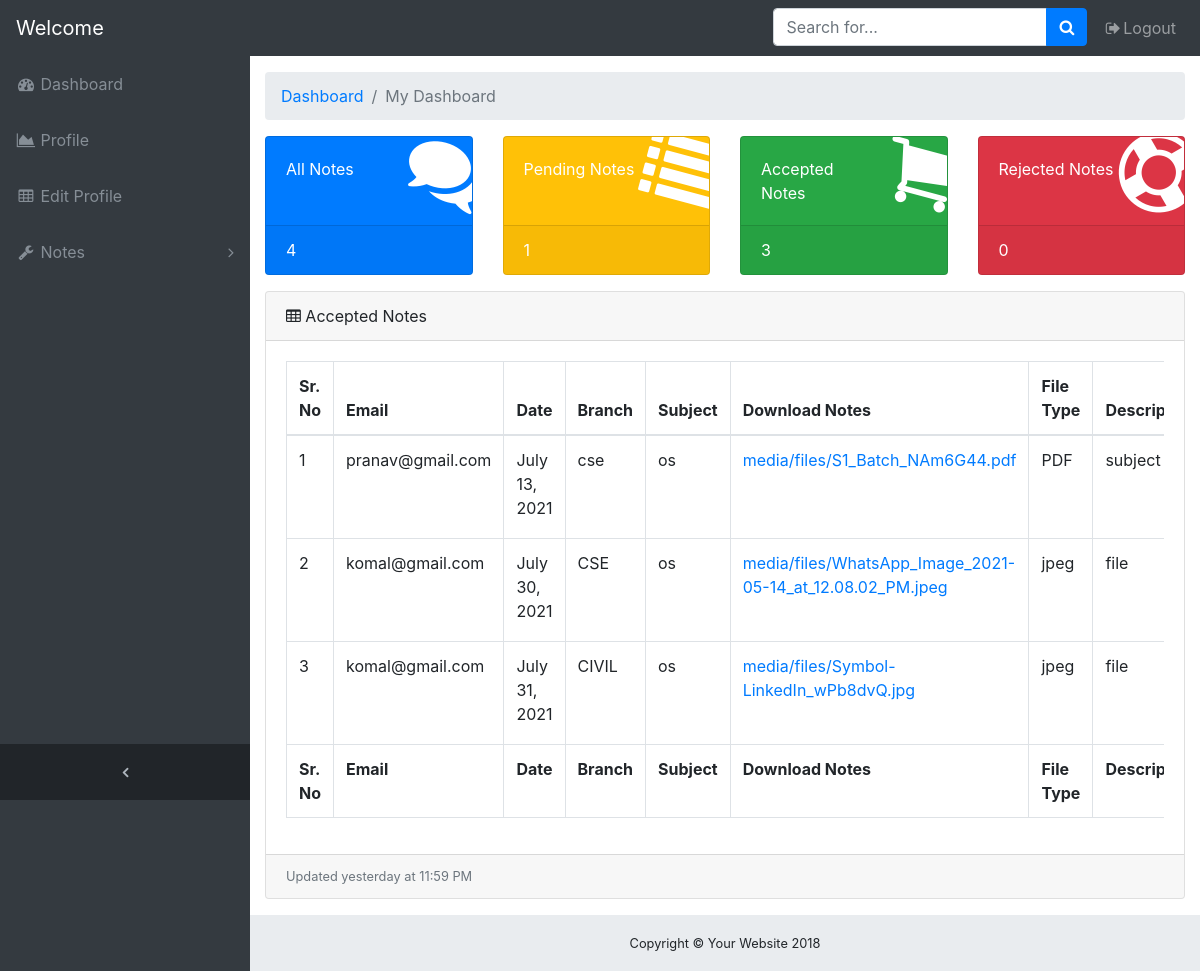
Page /notes/acceptednotes/ on the earlier database version.
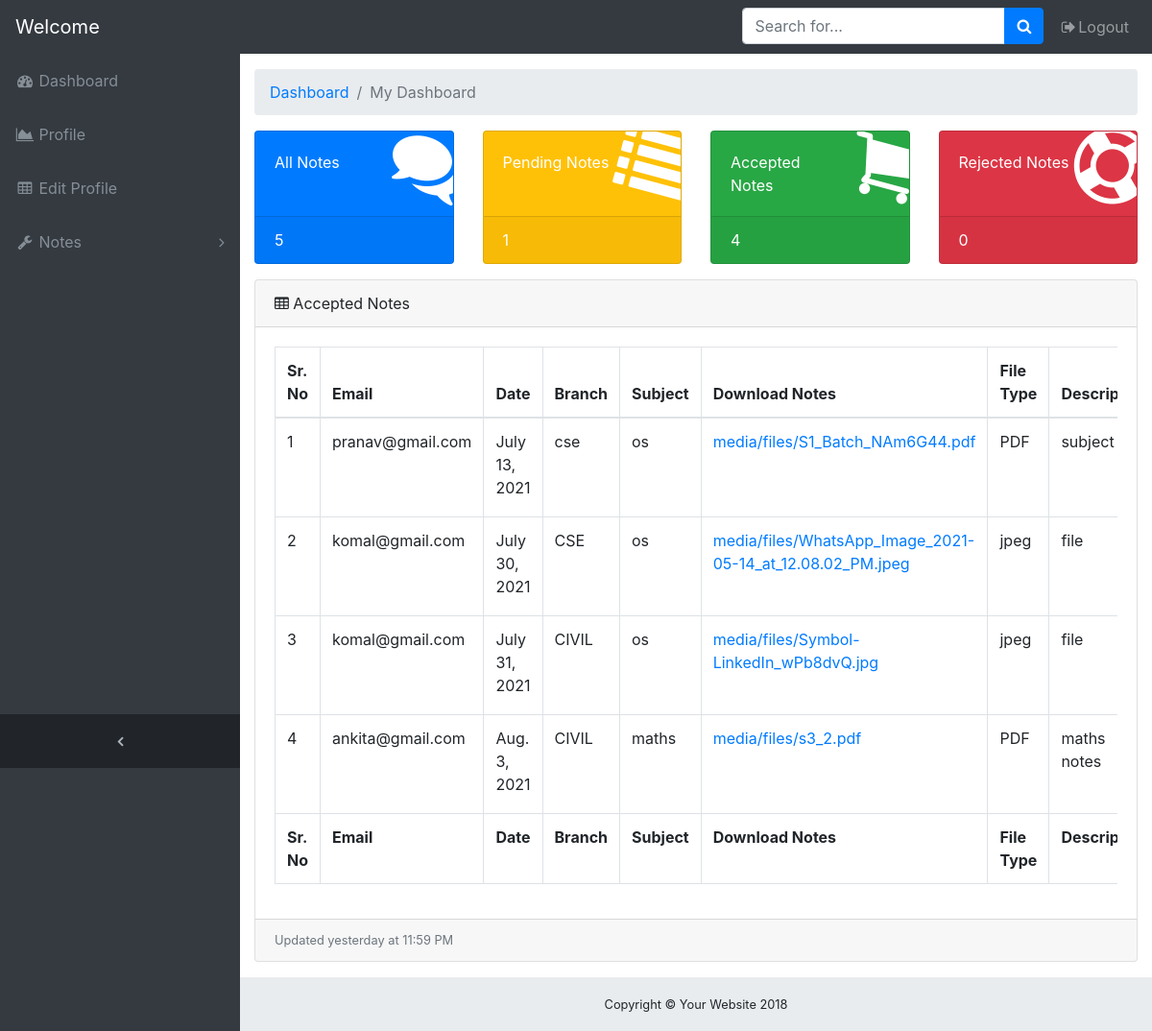
Same page on the later database version.
### onlinenotes/models.py (models this page shows, shortened)
class notes(models.Model):
    user = models.ForeignKey(User,on_delete=models.CASCADE)
    branch = models.CharField(max_length=30)
    uploadingnotes = models.FileField(upload_to='media/files/')
    date = models.DateField()
    filetype = models.CharField(max_length=30)
    status = models.CharField(max_length=30)
    subject = models.CharField(max_length=30)
    description = models.CharField(max_length=100)

### onlinenotes/views.py (the view)
# urls.py: path('acceptednotes/',views.acceptednotes,name="acceptednotes"),
def acceptednotes(request):
    allnote = notes.objects.all().filter(status="accepted")
    accept = notes.objects.filter(status='accepted').count()
    all = notes.objects.all().count()
    reject = notes.objects.filter(status='rejected').count()
    pend = notes.objects.filter(status='pending').count()
    context={'allnote':allnote,'accept':accept,'all':all,'reject':reject,'pend':pend}
    return render(request,'onlinenotes/acceptednotes.html',context)

### onlinenotes/templates/onlinenotes/acceptednotes.html (shortened to what the changed rows need)
<!DOCTYPE html>
{% load static %}
<html lang="en">
<head>
    <link rel="stylesheet" href="https://stackpath.bootstrapcdn.com/bootstrap/4.5.2/css/bootstrap.min.css">
    <link href="//netdna.bootstrapcdn.com/bootstrap/3.0.0/css/bootstrap-glyphicons.css" rel="stylesheet">
    <link rel="stylesheet" href="https://cdnjs.cloudflare.com/ajax/libs/font-awesome/4.7.0/css/font-awesome.min.css">
    <link rel="stylesheet" href="https://cdn.jsdelivr.net/npm/@fortawesome/fontawesome-free@5.15.3/css/fontawesome.min.css">
    <link rel="stylesheet" href="{% static 'css/admindash.css' %}">
</head>
<body class="fixed-nav sticky-footer bg-dark" id="page-top">
    <div class="content-wrapper">
      <div class="container-fluid">
        <div class="row">
          <div class="col-xl-3 col-sm-6 mb-3">
            <div class="card text-white bg-primary o-hidden h-100">
              <a class="card-footer text-white clearfix large z-1" href="{% url 'allnotes' %}">
                <span class="float-left">{{all}}</span>
              </a>
            </div>
          </div>
          <div class="col-xl-3 col-sm-6 mb-3">
            <div class="card text-white bg-success o-hidden h-100">
              <a class="card-footer text-white clearfix large z-1" href="{% url 'acceptednotes' %}">
                <span class="float-left">{{accept}}</span>
              </a>
            </div>
          </div>
        </div>
        <div class="card mb-3">
          <div class="card-body">
            <div class="table-responsive">
              <table class="table table-bordered" id="dataTable" width="100%" cellspacing="0">
                <thead>
                  <tr>
                    <th>Sr. No</th>
                    <th>Email</th>
                    <th>Date</th>
                    <th>Branch</th>
                    <th>Subject</th>
                    <th>Download Notes</th>
                    <th>File Type</th>
                    <th>Description</th>
                  </tr>
                </thead>
                <tfoot>
                  <tr>
                    <th>Sr. No</th>
                    <th>Email</th>
                    <th>Date</th>
                    <th>Branch</th>
                    <th>Subject</th>
                    <th>Download Notes</th>
                    <th>File Type</th>
                    <th>Description</th>
                  </tr>
                </tfoot>
                <tbody>
                  {% for i in allnote %}
                    <tr>
                      <td>{{forloop.counter}}</td>
                      <td>{{i.user.email}}</td>
                      <td>{{i.date}}</td>
                      <td>{{i.branch}}</td>
                      <td>{{i.subject}}</td>
                      <td><a href="{{ i.uploadingnotes.url }}">{{ i.uploadingnotes.name }}</a></td>
                      <td>{{i.filetype}}</td>
                      <td>{{i.description}}</td>
                    </tr>
                  {% endfor %}
                </tbody>
              </table>
            </div>
          </div>
        </div>
      </div>
    </div>
  </body>
</html>

Differences in the rows shown:
added notes: user.email "ankita@gmail.com", date "Aug. 3, 2021", branch "CIVIL", subject "maths", uploadingnotes.name "media/files/s3_2.pdf", filetype "PDF", description "maths notes"
Other differences:
{{ all }}: "4" → "5"
{{ accept }}: "3" → "4"
